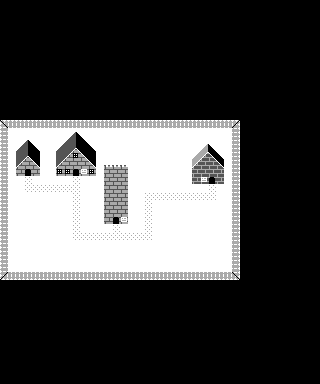

Below is a game level as drawn by its tile map, then a one-line description and the .tmx file that defines it, in full:
An orthogonal 40x48 tile map with 8x8 px tiles, 1 tile layer (Terrain).

<map version="1.0" tiledversion="1.1.5" orientation="orthogonal" renderorder="right-down" width="40" height="48" tilewidth="8" tileheight="8" infinite="0" nextobjectid="1">
 <tileset firstgid="1" name="Terrain" tilewidth="8" tileheight="8" tilecount="64" columns="8">
  <image source="../Terrain.png" width="64" height="64" />
 </tileset>
 <layer name="Terrain" width="40" height="48">
  <data encoding="csv">
0,0,0,0,0,0,0,0,0,0,0,0,0,0,0,0,0,0,0,0,0,0,0,0,0,0,0,0,0,0,0,0,0,0,0,0,0,0,0,0,
0,0,0,0,0,0,0,0,0,0,0,0,0,0,0,0,0,0,0,0,0,0,0,0,0,0,0,0,0,0,0,0,0,0,0,0,0,0,0,0,
0,0,0,0,0,0,0,0,0,0,0,0,0,0,0,0,0,0,0,0,0,0,0,0,0,0,0,0,0,0,0,0,0,0,0,0,0,0,0,0,
0,0,0,0,0,0,0,0,0,0,0,0,0,0,0,0,0,0,0,0,0,0,0,0,0,0,0,0,0,0,0,0,0,0,0,0,0,0,0,0,
0,0,0,0,0,0,0,0,0,0,0,0,0,0,0,0,0,0,0,0,0,0,0,0,0,0,0,0,0,0,0,0,0,0,0,0,0,0,0,0,
0,0,0,0,0,0,0,0,0,0,0,0,0,0,0,0,0,0,0,0,0,0,0,0,0,0,0,0,0,0,0,0,0,0,0,0,0,0,0,0,
0,0,0,0,0,0,0,0,0,0,0,0,0,0,0,0,0,0,0,0,0,0,0,0,0,0,0,0,0,0,0,0,0,0,0,0,0,0,0,0,
0,0,0,0,0,0,0,0,0,0,0,0,0,0,0,0,0,0,0,0,0,0,0,0,0,0,0,0,0,0,0,0,0,0,0,0,0,0,0,0,
0,0,0,0,0,0,0,0,0,0,0,0,0,0,0,0,0,0,0,0,0,0,0,0,0,0,0,0,0,0,0,0,0,0,0,0,0,0,0,0,
0,0,0,0,0,0,0,0,0,0,0,0,0,0,0,0,0,0,0,0,0,0,0,0,0,0,0,0,0,0,0,0,0,0,0,0,0,0,0,0,
0,0,0,0,0,0,0,0,0,0,0,0,0,0,0,0,0,0,0,0,0,0,0,0,0,0,0,0,0,0,0,0,0,0,0,0,0,0,0,0,
0,0,0,0,0,0,0,0,0,0,0,0,0,0,0,0,0,0,0,0,0,0,0,0,0,0,0,0,0,0,0,0,0,0,0,0,0,0,0,0,
0,0,0,0,0,0,0,0,0,0,0,0,0,0,0,0,0,0,0,0,0,0,0,0,0,0,0,0,0,0,0,0,0,0,0,0,0,0,0,0,
0,0,0,0,0,0,0,0,0,0,0,0,0,0,0,0,0,0,0,0,0,0,0,0,0,0,0,0,0,0,0,0,0,0,0,0,0,0,0,0,
0,0,0,0,0,0,0,0,0,0,0,0,0,0,0,0,0,0,0,0,0,0,0,0,0,0,0,0,0,0,0,0,0,0,0,0,0,0,0,0,
32,25,25,25,25,25,25,25,25,25,25,25,25,25,25,25,25,25,25,25,25,25,25,25,25,25,25,25,25,29,0,0,0,0,0,0,0,0,0,0,
28,4,4,4,4,4,4,4,4,46,4,4,4,4,4,4,4,4,4,4,4,4,4,4,4,4,4,4,4,26,0,0,0,0,0,0,0,0,0,0,
28,4,4,46,4,4,4,4,44,47,45,4,4,4,4,4,4,4,4,4,4,4,4,4,4,4,4,4,4,26,0,0,0,0,0,0,0,0,0,0,
28,4,44,47,45,4,4,44,2,43,1,45,4,4,4,4,4,4,4,4,4,4,4,4,4,52,53,4,4,26,0,0,0,0,0,0,0,0,0,0,
28,4,2,43,1,4,4,2,41,35,42,1,4,4,4,4,4,4,4,4,4,4,4,4,52,49,50,53,4,26,0,0,0,0,0,0,0,0,0,0,
28,4,41,33,42,4,4,41,33,33,33,42,4,48,48,48,4,4,4,4,4,4,4,4,49,37,37,50,4,26,0,0,0,0,0,0,0,0,0,0,
28,4,33,34,33,4,4,35,35,34,36,35,4,33,33,33,4,4,4,4,4,4,4,4,37,37,37,37,4,26,0,0,0,0,0,0,0,0,0,0,
28,4,4,57,4,4,4,4,4,57,4,4,4,33,33,33,4,4,4,4,4,4,4,4,37,40,38,37,4,26,0,0,0,0,0,0,0,0,0,0,
28,4,4,57,57,57,57,57,57,57,4,4,4,33,33,33,4,4,4,4,4,4,4,4,4,4,57,4,4,26,0,0,0,0,0,0,0,0,0,0,
28,4,4,4,4,4,4,4,4,57,4,4,4,33,33,33,4,4,57,57,57,57,57,57,57,57,57,4,4,26,0,0,0,0,0,0,0,0,0,0,
28,4,4,4,4,4,4,4,4,57,4,4,4,33,33,33,4,4,57,4,4,4,4,4,4,4,4,4,4,26,0,0,0,0,0,0,0,0,0,0,
28,4,4,4,4,4,4,4,4,57,4,4,4,33,33,33,4,4,57,4,4,4,4,4,4,4,4,4,4,26,0,0,0,0,0,0,0,0,0,0,
28,4,4,4,4,4,4,4,4,57,4,4,4,33,34,36,4,4,57,4,4,4,4,4,4,4,4,4,4,26,0,0,0,0,0,0,0,0,0,0,
28,4,4,4,4,4,4,4,4,57,4,4,4,4,57,4,4,4,57,4,4,4,4,4,4,4,4,4,4,26,0,0,0,0,0,0,0,0,0,0,
28,4,4,4,4,4,4,4,4,57,57,57,57,57,57,57,57,57,57,4,4,4,4,4,4,4,4,4,4,26,0,0,0,0,0,0,0,0,0,0,
28,4,4,4,4,4,4,4,4,4,4,4,4,4,4,4,4,4,4,4,4,4,4,4,4,4,4,4,4,26,0,0,0,0,0,0,0,0,0,0,
28,4,4,4,4,4,4,4,4,4,4,4,4,4,4,4,4,4,4,4,4,4,4,4,4,4,4,4,4,26,0,0,0,0,0,0,0,0,0,0,
28,4,4,4,4,4,4,4,4,4,4,4,4,4,4,4,4,4,4,4,4,4,4,4,4,4,4,4,4,26,0,0,0,0,0,0,0,0,0,0,
28,4,4,4,4,4,4,4,4,4,4,4,4,4,4,4,4,4,4,4,4,4,4,4,4,4,4,4,4,26,0,0,0,0,0,0,0,0,0,0,
31,27,27,27,27,27,27,27,27,27,27,27,27,27,27,27,27,27,27,27,27,27,27,27,27,27,27,27,27,30,0,0,0,0,0,0,0,0,0,0,
0,0,0,0,0,0,0,0,0,0,0,0,0,0,0,0,0,0,0,0,0,0,0,0,0,0,0,0,0,0,0,0,0,0,0,0,0,0,0,0,
0,0,0,0,0,0,0,0,0,0,0,0,0,0,0,0,0,0,0,0,0,0,0,0,0,0,0,0,0,0,0,0,0,0,0,0,0,0,0,0,
0,0,0,0,0,0,0,0,0,0,0,0,0,0,0,0,0,0,0,0,0,0,0,0,0,0,0,0,0,0,0,0,0,0,0,0,0,0,0,0,
0,0,0,0,0,0,0,0,0,0,0,0,0,0,0,0,0,0,0,0,0,0,0,0,0,0,0,0,0,0,0,0,0,0,0,0,0,0,0,0,
0,0,0,0,0,0,0,0,0,0,0,0,0,0,0,0,0,0,0,0,0,0,0,0,0,0,0,0,0,0,0,0,0,0,0,0,0,0,0,0,
0,0,0,0,0,0,0,0,0,0,0,0,0,0,0,0,0,0,0,0,0,0,0,0,0,0,0,0,0,0,0,0,0,0,0,0,0,0,0,0,
0,0,0,0,0,0,0,0,0,0,0,0,0,0,0,0,0,0,0,0,0,0,0,0,0,0,0,0,0,0,0,0,0,0,0,0,0,0,0,0,
0,0,0,0,0,0,0,0,0,0,0,0,0,0,0,0,0,0,0,0,0,0,0,0,0,0,0,0,0,0,0,0,0,0,0,0,0,0,0,0,
0,0,0,0,0,0,0,0,0,0,0,0,0,0,0,0,0,0,0,0,0,0,0,0,0,0,0,0,0,0,0,0,0,0,0,0,0,0,0,0,
0,0,0,0,0,0,0,0,0,0,0,0,0,0,0,0,0,0,0,0,0,0,0,0,0,0,0,0,0,0,0,0,0,0,0,0,0,0,0,0,
0,0,0,0,0,0,0,0,0,0,0,0,0,0,0,0,0,0,0,0,0,0,0,0,0,0,0,0,0,0,0,0,0,0,0,0,0,0,0,0,
0,0,0,0,0,0,0,0,0,0,0,0,0,0,0,0,0,0,0,0,0,0,0,0,0,0,0,0,0,0,0,0,0,0,0,0,0,0,0,0,
0,0,0,0,0,0,0,0,0,0,0,0,0,0,0,0,0,0,0,0,0,0,0,0,0,0,0,0,0,0,0,0,0,0,0,0,0,0,0,0
</data>
 </layer>
</map>